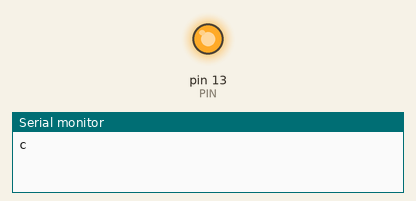
A sketch run on a simulated Arduino Uno, built with avr-gcc and run on an emulated ATmega328P. Parts: output pins drawn as LEDs (lit = HIGH), the last lines printed to the serial monitor.

Above: at 0.2 s.
At 12.4 s:
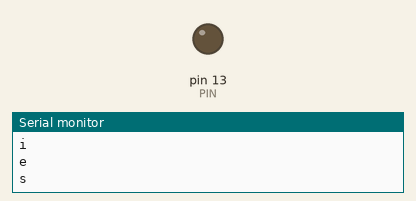
Timing chart, 0 to 16.5 s (numbered marks = the images above):
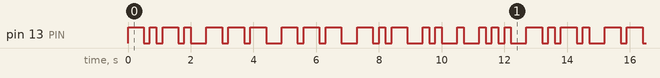

Measured:
- by itself, pin 13 (PIN): moves between LOW and HIGH, repeating every 12.7 s
- by itself, everything shown: repeats every 12.7 s, in 38 steps

The sketch:

Lab2.ino
```cpp
/***
 * Red River College - Arduino Workshop
 *
 * TITLE:        Example #1
 * DESCRIPTION:  Blink an LED.
 * AUTHOR:       Dario Schor (schor@ieee.org)
 * DATE:         March 15, 2014
 **/

#define PIN 13

char message[] = "cookies";
char morse[26][5] = {
  ".-  ",  // A
  "-...",  // B
  "-.-.",  // C
  "-.. ",  // D
  ".   ",  // E
  "..-.",  // F
  "--. ",  // G
  "....",  // H
  "..  ",  // I
  ".---",  // J
  "-.- ",  // K
  ".-..",  // L
  "--  ",  // M
  "-.  ",  // N
  "--- ",  // O
  ".--.",  // P
  "--.-",  // Q
  ".-. ",  // R
  "... ",  // S
  "-   ",  // T
  "..- ",  // U
  "...-",  // V
  ".--",   // W
  "-..-",  // X
  "-.--",  // Y
  "--.."   // Z
  };

int currLetter = 0;
const int maxSymbols = 4;

/***
 * setup()
 * Description:  Initialize LED pin output.
 **/
void setup()
{
  // Use built-in pin 13 as the LED output.
  pinMode(PIN, OUTPUT);
  currLetter = 0;

  // Set serial port for testing output
  Serial.begin(9600);
}

/***
 * loop()
 * Description:  Turn LED on/off every 1 second.
 **/
void loop()
{
  Serial.println(message[currLetter]);
  sendLetter(message[currLetter]);
  currLetter = (currLetter + 1) % strlen(message);
}

/***
 * sendLetter()
 * Description: Send a letter in morse code.
 **/
void sendLetter(char letter)
{
  int i = 0;
  while(morse[letter-'a'][i] != ' ' && i < maxSymbols)
  {
     if(morse[letter-'a'][i] == '.')
     {
       dot();
     }
     else if(morse[letter-'a'][i] == '-')
     {
       dash();
     }
     i++;
  }
  delay(300);
}

/***
 * dot()
 * Description: Sends a morse code dot to PIN.
 **/
void dot(void)
{
    // Fill in the code for the dot
    // ON for 200ms
    // OFF for 200ms
    digitalWrite(PIN, HIGH);
    delay(200);
    digitalWrite(PIN, LOW);
    delay(200);
}

/***
 * dash()
 * Description: Sends a morse code dash to PIN.
 **/
void dash(void)
{
    // Fill in the code for the dash
    // ON for 500ms
    // OFF for 200ms
    digitalWrite(PIN, HIGH);
    delay(500);
    digitalWrite(PIN, LOW);
    delay(200);
}
```
